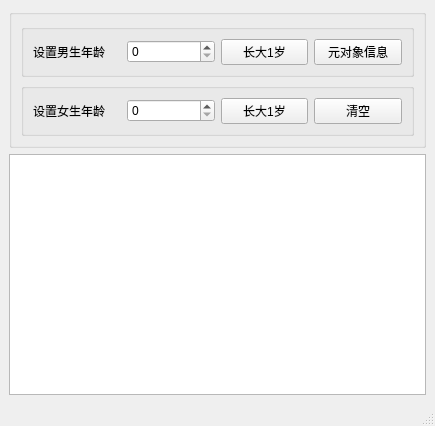
<?xml version="1.0" encoding="UTF-8"?>
<ui version="4.0">
 <class>MainWindow</class>
 <widget class="QMainWindow" name="MainWindow">
  <property name="geometry">
   <rect>
    <x>0</x>
    <y>0</y>
    <width>435</width>
    <height>426</height>
   </rect>
  </property>
  <property name="windowTitle">
   <string>元对象系统特性学习</string>
  </property>
  <property name="windowIcon">
   <iconset>
    <normaloff>D:/sese/sese/84395046.png</normaloff>D:/sese/sese/84395046.png</iconset>
  </property>
  <widget class="QWidget" name="centralwidget">
   <layout class="QVBoxLayout" name="verticalLayout_2">
    <item>
     <widget class="QGroupBox" name="groupBox">
      <property name="title">
       <string/>
      </property>
      <layout class="QVBoxLayout" name="verticalLayout">
       <item>
        <widget class="QGroupBox" name="groupBox_2">
         <property name="title">
          <string/>
         </property>
         <layout class="QHBoxLayout" name="horizontalLayout">
          <item>
           <widget class="QLabel" name="label">
            <property name="text">
             <string>设置男生年龄</string>
            </property>
           </widget>
          </item>
          <item>
           <widget class="QSpinBox" name="boySpinBox"/>
          </item>
          <item>
           <widget class="QPushButton" name="boyIncButton">
            <property name="text">
             <string>长大1岁</string>
            </property>
           </widget>
          </item>
          <item>
           <widget class="QPushButton" name="infoButton">
            <property name="text">
             <string>元对象信息</string>
            </property>
           </widget>
          </item>
         </layout>
        </widget>
       </item>
       <item>
        <widget class="QGroupBox" name="groupBox_3">
         <property name="title">
          <string/>
         </property>
         <layout class="QHBoxLayout" name="horizontalLayout_2">
          <item>
           <widget class="QLabel" name="label_2">
            <property name="text">
             <string>设置女生年龄</string>
            </property>
           </widget>
          </item>
          <item>
           <widget class="QSpinBox" name="girlSpinBox"/>
          </item>
          <item>
           <widget class="QPushButton" name="girlIncButton">
            <property name="text">
             <string>长大1岁</string>
            </property>
           </widget>
          </item>
          <item>
           <widget class="QPushButton" name="clearButton">
            <property name="text">
             <string>清空</string>
            </property>
           </widget>
          </item>
         </layout>
        </widget>
       </item>
      </layout>
     </widget>
    </item>
    <item>
     <widget class="QPlainTextEdit" name="plainTextEdit"/>
    </item>
   </layout>
  </widget>
  <widget class="QMenuBar" name="menubar">
   <property name="geometry">
    <rect>
     <x>0</x>
     <y>0</y>
     <width>435</width>
     <height>21</height>
    </rect>
   </property>
  </widget>
  <widget class="QStatusBar" name="statusbar"/>
 </widget>
 <resources/>
 <connections>
  <connection>
   <sender>clearButton</sender>
   <signal>clicked()</signal>
   <receiver>plainTextEdit</receiver>
   <slot>clear()</slot>
   <hints>
    <hint type="sourcelabel">
     <x>357</x>
     <y>128</y>
    </hint>
    <hint type="destinationlabel">
     <x>217</x>
     <y>282</y>
    </hint>
   </hints>
  </connection>
 </connections>
</ui>
